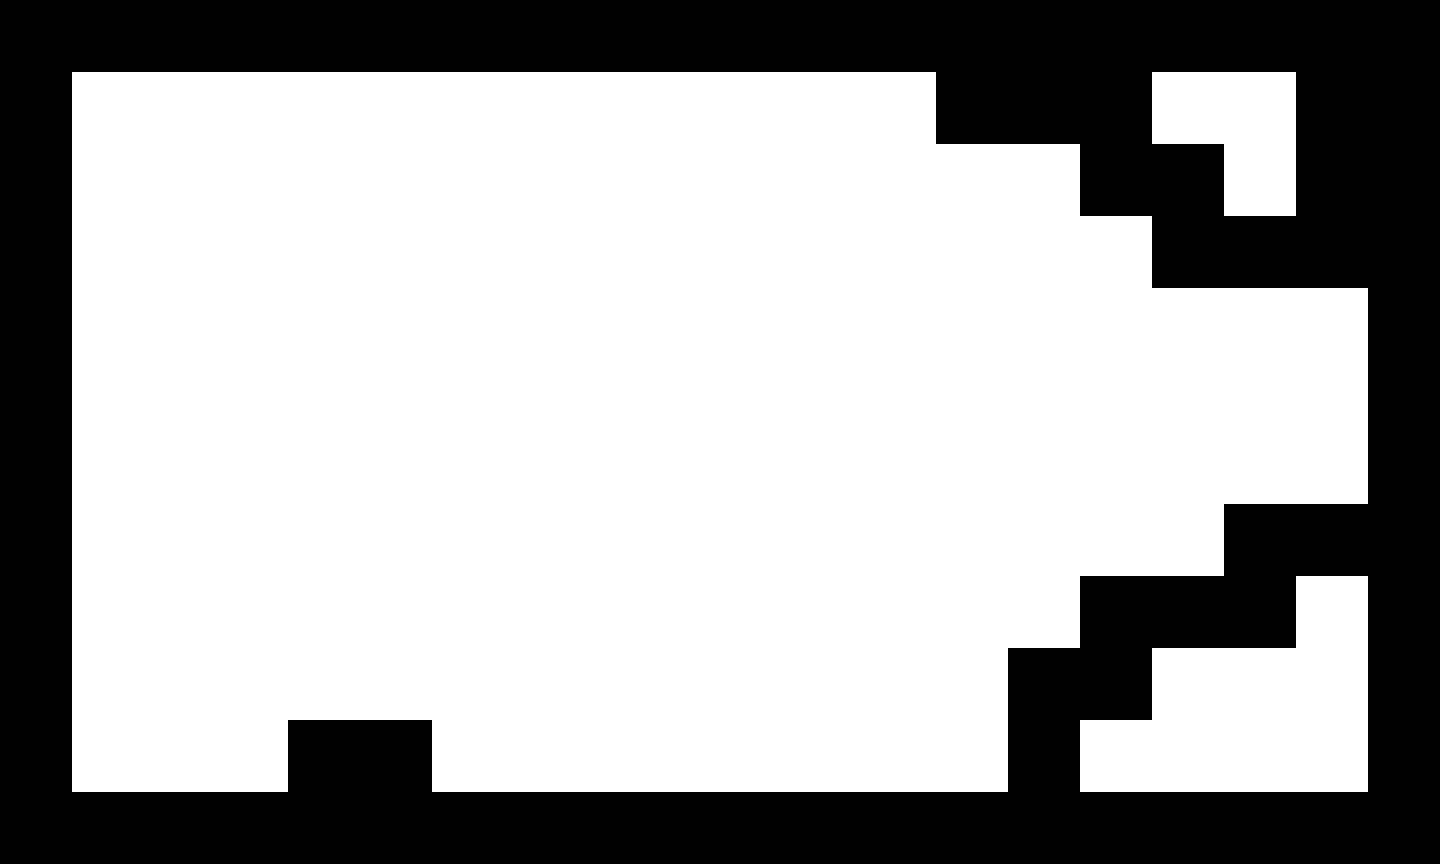

Below is a game level as drawn by its tile map, then a one-line description and the .tmx that defines it (tile-layer data replaced by summaries):
An orthogonal 20x12 tile map with 72x72 px tiles, 1 tile layer (tiles), 2 tilesets.

<map version="1.0" orientation="orthogonal" width="20" height="12" tilewidth="72" tileheight="72">
 <tileset firstgid="1" name="black tile" tilewidth="72" tileheight="72">
  <image source="../black tile.png" width="72" height="72" />
  <tile id="0">
   <properties>
    <property name="bodyType" value="static" />
    <property name="physics:bounce" value="0" />
    <property name="physics:enabled" value="true" />
   </properties>
  </tile>
 </tileset>
 <tileset firstgid="2" name="white tile" tilewidth="72" tileheight="72">
  <image source="../white tile.png" width="72" height="72" />
 </tileset>
 <layer name="tiles" width="20" height="12">
  <data>[240 cells, 240 non-empty, 2 distinct tile ids]</data>
 </layer>
</map>
